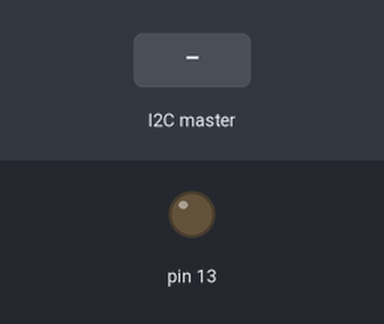
Bench run of a sketch on a simulated Arduino Uno, built with avr-gcc and run on an emulated ATmega328P. On the bench: output pins drawn as LEDs (lit = HIGH). The test bench sets the inputs (shaded band).

Above: at 1.2 s.
1.3 s: the I2C master sends the byte 1
At 2.1 s:
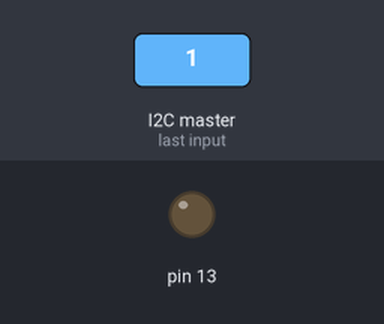
2.9 s: the I2C master sends the byte 2
At 3.3 s:
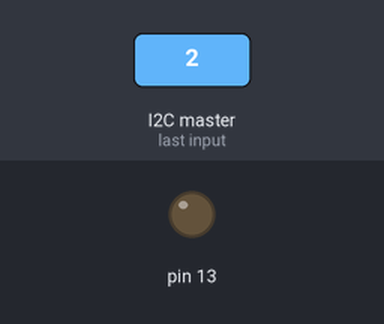
Timing chart, 0 to 5.9 s (numbered marks = the images above; inputs shaded):
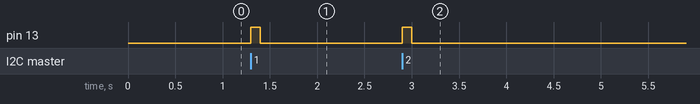

Measured:
- after the input at 1.3 s, pin 13: LOW → HIGH at once, → LOW 0.10 s later
- after the input at 2.9 s, pin 13: LOW → HIGH at once, → LOW 0.10 s later

The sketch:

monitor_control_i2c_slave.ino
```cpp
#include <Wire.h>
/*
 ic2 is at pc4,pc5
 sig_a_EN  pd3
 sig_b_EN  pd4
 r_enable_44
 r_enable_27
 r_enable_0
*/
#define SIG_INIT        DDRD = 0
#define A_EN        	PORTD |=   (1<<3)
#define A_DIS			PORTD &=  ~(1<<3)
#define B_EN        	PORTD |=   (1<<4)
#define B_DIS			PORTD &=  ~(1<<4)

#define RESISTOR_44_on   DDRD  |=  (1<<7)
#define RESISTOR_44_off  DDRD  &= ~(1<<7)
#define RESISTOR_27_on   DDRB  |=  (1<<0)
#define RESISTOR_27_off  DDRB  &= ~(1<<0)
#define RESISTOR_0_on    DDRB  |=  (1<<1)
#define RESISTOR_0_off   DDRB  &= ~(1<<1)

#define LED_INIT        DDRB  |=    (1<<5)
#define LED1			PORTB |=    (1<<5)
#define LED0			PORTB &=   ~(1<<5)


char c;
int i=0;

void disable_ab(){
    A_DIS;
    B_DIS;
}
void disable_all(){
    RESISTOR_0_off;
    RESISTOR_27_off;
    RESISTOR_44_off;
    disable_ab();
    LED0;
}

void receiveEvent(int how_many){
    i=0;
    while ( Wire.available() > 0 ){
        LED1;
        c = Wire.read();
        if (c==0){
            return;
        }
        else if (c==1){
            return;
        }
        else if (c==2){
            A_EN;
            RESISTOR_0_on;
        }
        else if (c==3){
            B_EN;
            RESISTOR_0_on;
        }
        else if (c==4){
            A_EN;
            RESISTOR_27_on;
        }
        else if (c==5){
            B_EN;
            RESISTOR_27_on;
        }
        else if (c==6){
            A_EN;
            RESISTOR_44_on;
        }
        else if (c==7){
            B_EN;
            RESISTOR_44_on;
        }
    }
}


void setup() {
    MCUCR &= ~(1<<PUD); // enable pullups
    LED_INIT;
    SIG_INIT;
    Wire.begin(8);
    Wire.onReceive(receiveEvent);
}

void loop() {
    delay(100);
    i++;
    if (i>1){
        disable_all();
        i=0;
    }
}
```
